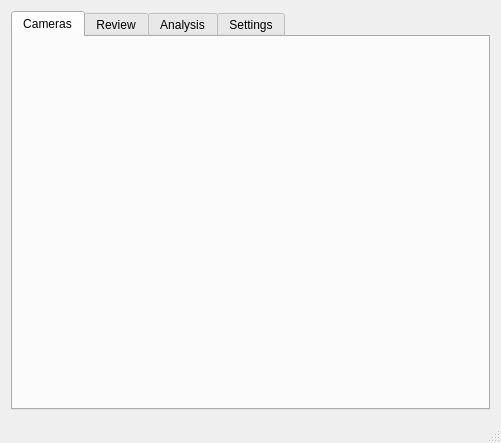
<?xml version="1.0" encoding="UTF-8"?>
<ui version="4.0">
 <class>MainWindow</class>
 <widget class="QMainWindow" name="MainWindow">
  <property name="geometry">
   <rect>
    <x>0</x>
    <y>0</y>
    <width>501</width>
    <height>443</height>
   </rect>
  </property>
  <property name="windowTitle">
   <string>Sleep Boy</string>
  </property>
  <property name="windowIcon">
   <iconset resource="Resources.qrc">
    <normaloff>:/Images/SleepyBoy.png</normaloff>:/Images/SleepyBoy.png</iconset>
  </property>
  <widget class="QWidget" name="centralWidget">
   <layout class="QHBoxLayout" name="horizontalLayout">
    <item>
     <widget class="QTabWidget" name="tabWidget">
      <property name="currentIndex">
       <number>0</number>
      </property>
      <property name="iconSize">
       <size>
        <width>32</width>
        <height>32</height>
       </size>
      </property>
      <widget class="CameraPage" name="tabCameras">
       <attribute name="icon">
        <iconset resource="Resources.qrc">
         <normaloff>:/Images/Camera.png</normaloff>:/Images/Camera.png</iconset>
       </attribute>
       <attribute name="title">
        <string>Cameras</string>
       </attribute>
      </widget>
      <widget class="QWidget" name="tabReview">
       <attribute name="icon">
        <iconset resource="Resources.qrc">
         <normaloff>:/Images/History.png</normaloff>:/Images/History.png</iconset>
       </attribute>
       <attribute name="title">
        <string>Review</string>
       </attribute>
      </widget>
      <widget class="QWidget" name="tabAnalysis">
       <attribute name="icon">
        <iconset resource="Resources.qrc">
         <normaloff>:/Images/Chart.png</normaloff>:/Images/Chart.png</iconset>
       </attribute>
       <attribute name="title">
        <string>Analysis</string>
       </attribute>
      </widget>
      <widget class="SettingsPage" name="tabSettings">
       <attribute name="icon">
        <iconset resource="Resources.qrc">
         <normaloff>:/Images/Settings.png</normaloff>:/Images/Settings.png</iconset>
       </attribute>
       <attribute name="title">
        <string>Settings</string>
       </attribute>
      </widget>
     </widget>
    </item>
   </layout>
  </widget>
  <widget class="QMenuBar" name="menuBar">
   <property name="geometry">
    <rect>
     <x>0</x>
     <y>0</y>
     <width>501</width>
     <height>29</height>
    </rect>
   </property>
  </widget>
  <widget class="QStatusBar" name="statusBar"/>
  <action name="actionSettings">
   <property name="icon">
    <iconset resource="Resources.qrc">
     <normaloff>:/Images/Settings.png</normaloff>:/Images/Settings.png</iconset>
   </property>
   <property name="text">
    <string>Settings</string>
   </property>
  </action>
 </widget>
 <layoutdefault spacing="6" margin="11"/>
 <customwidgets>
  <customwidget>
   <class>SettingsPage</class>
   <extends>QWidget</extends>
   <header>SettingsPage.h</header>
   <container>1</container>
  </customwidget>
  <customwidget>
   <class>CameraPage</class>
   <extends>QWidget</extends>
   <header>CameraPage.h</header>
   <container>1</container>
  </customwidget>
 </customwidgets>
 <resources>
  <include location="Resources.qrc"/>
 </resources>
 <connections/>
</ui>
